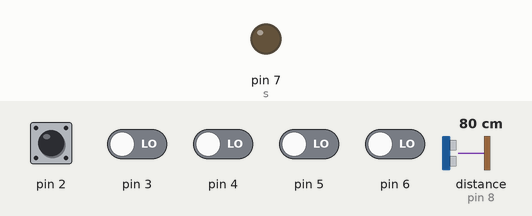
Simulated run of this sketch. Board: Arduino Uno, built with avr-gcc and run on an emulated ATmega328P. Parts: output pins drawn as LEDs (lit = HIGH). The inputs (shaded band) are chosen by the test bench; at power-on: pin 2 HIGH, pin 3–6 LOW, distance to the obstacle (sensor on pin 8) 80 cm. The echo pulse lasts 58.3 µs per cm; what the sketch prints to the serial monitor is not drawn.

Above: at 1.2 s.
1.3 s: pin 3 driven HIGH and pin 4 driven HIGH
At 1.8 s:
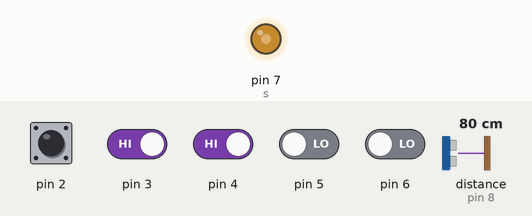
4.3 s: pin 6 driven HIGH
7.3 s: pin 4 driven LOW
10.3 s: distance to the obstacle (sensor on pin 8) set to 299 cm
13.3 s: pin 5 driven HIGH
16.3 s: pin 3 driven LOW
Timing chart, 0 to 20.3 s (numbered marks = the images above; inputs shaded):
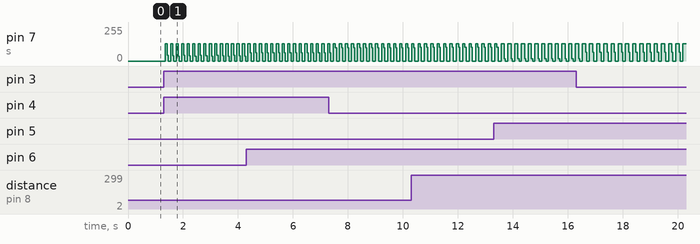

The sketch:

ArduinoCode.ino
```cpp
void setup() {

  for (int i=2; i<=6; i++)
  {
    pinMode (i, INPUT);
  }
  pinMode (7,OUTPUT);   // pin 8 for speaker output
  Serial.begin(9600);
}

  int m,n,o,p,q;      // pin 2,3,4,5,6 are taking input from laser sensors
  int c[8]={956, 851, 758, 716, 638, 568, 506, 478};    //defining semi time periods for various notes
int note7 = 0x64;
int note6 = 0x66;
int note5 = 0x68;
int note4 = 0x70;
int note3 = 0x71;
int note2 = 0x40;
int note1 = 0x47;
int note8 = 0x63;

  int d0=0;
  int d1=1;
  int s=7;
  int dis=8;
int cmd0=0;
  int pitch0=0;
  int velocity0=0;
int cmd00=0;
  int pitch00=0;
  int velocity00=0;
int prevnote=note1;

void loop() {

  m=digitalRead(2);
  n=digitalRead(3);
  o=digitalRead(4);
  p=digitalRead(5);
  q=digitalRead(6);

  if (m==d0 && n==d1 && o==d1 && p==d1 && q==d1)
  {
    noteOff(0x80,prevnote,0x00);
    noteOn(0x90, note1, 0x7F);
    prevnote=note1;
    sound(0);
  }
  else if (m==d0 && n==d0 && o==d1 && p==d1 && q==d1)
  {
    sound(1);
    noteOff(0x80,prevnote,0x00);
    noteOn(0x90, note2, 0x7F);
    prevnote=note2;
  }
  else if (m==d1 && n==d0 && o==d1 && p==d1 && q==d1)
  {
    sound(2);
    noteOff(0x80,prevnote,0x00);
    noteOn(0x90, note3, 0x7F);
    prevnote=note3;
  }
  else if (m==d1 && n==d0 && o==d0 && p==d1 && q==d1)
  {
    sound(3);
    noteOff(0x80,prevnote,0x00);
    noteOn(0x90, note4, 0x7F);
    prevnote=note4;
  }
  else if (m==d1 && n==d1 && o==d0 && p==d1 && q==d1)
  {
    sound(4);
    noteOff(0x80,prevnote,0x00);
    noteOn(0x90, note5, 0x7F);
    prevnote=note5;
  }
  else if (m==d1 && n==d1 && o==d0 && p==d0 && q==d1)
  {
    sound(5);
    noteOff(0x80,prevnote,0x00);
    noteOn(0x90, note6, 0x7F);
    prevnote=note6;
  }
  else if (m==d1 && n==d1 && o==d1 && p==d0 && q==d1)
  {
    sound(6);
    noteOff(0x80,prevnote,0x00);
    noteOn(0x90, note7, 0x7F);
    prevnote=note7;
  }
  else if (m==d1 && n==d1 && o==d1 && p==d0 && q==d0)
  {
    noteOff(0x80,prevnote,0x00);
    sound(7);
    noteOn(0x90, note8, 0x7F);
    prevnote=note8;
  }
}

long readUltrasonicDistance(int triggerPin, int echoPin)
{
  pinMode(triggerPin, OUTPUT);  // Clear the trigger
  digitalWrite(triggerPin, LOW);
  delayMicroseconds(2);
  // Sets the trigger pin to HIGH state for 10 microseconds
  digitalWrite(triggerPin, HIGH);
  delayMicroseconds(10);
  digitalWrite(triggerPin, LOW);
  pinMode(echoPin, INPUT);
  // Reads the echo pin, and returns the sound wave travel time in microseconds
  return pulseIn(echoPin, HIGH);
}

void sound(int z)
{
  int x,y;

  x=readUltrasonicDistance(dis,dis);
  y= c[z]+c[z+1]*(x-162)*0.0000518;

  for(int i=0;i<100;i++)
  {
    digitalWrite(s,HIGH);
    delayMicroseconds(y);
    digitalWrite(s,LOW);
    delayMicroseconds(y);
  }
  delay(100);
}
void noteOn(int cmd, int pitch, int velocity)
{

  if(cmd!=cmd0||pitch!=pitch0||velocity!=velocity0)
  {
  Serial.write(cmd);
  Serial.write(pitch);
  Serial.write(velocity);
  }
   cmd0=cmd;
   pitch0=pitch;
  velocity0=velocity;

}
void noteOff(int cmd, int pitch, int velocity)
{

  if(cmd!=cmd00||pitch!=pitch00||velocity!=velocity00)
  {
  Serial.write(cmd);
  Serial.write(pitch);
  Serial.write(velocity);
  }
   cmd00=cmd;
   pitch00=pitch;
  velocity00=velocity;

}
```

Measured:
- after the input at 1.3 s, pin 7 (s): 0/255 → 128/255 after 0.05 s, then repeats every 0.60 s: 43/255 0.04 s, 0/255 0.08 s, 128/255 0.08 s, 40/255 0.04 s, 0/255 0.08 s, 128/255 0.08 s, 37/255 0.04 s, 0/255 0.08 s, 128/255 0.08 s
